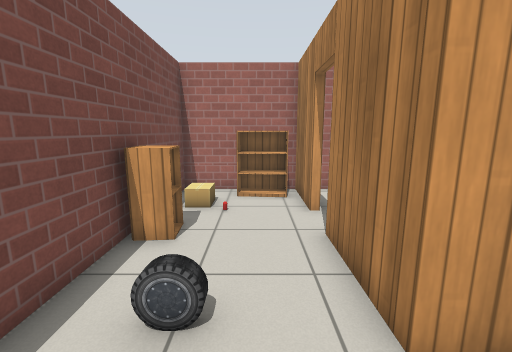
[1] (above)

17 first-person views from a walk through a robot-simulator world made for Gazebo. The camera is 1.2 m above the floor, tilts 10° down and sees 90° across. Floor lines are 1 m apart. The floor is counted in squares, 0.5 m on a side. Each view is taken from the middle of a square. On the plan, view 1 faces up. The plan holds only what a view shows up to about 17 squares ahead; the rest is blank. The place goes on beyond the plan. The robots in the file are not drawn. Simple patterns stand in for the simulator's built-in surfaces. Simple shapes stand in for some stock models.

[2]
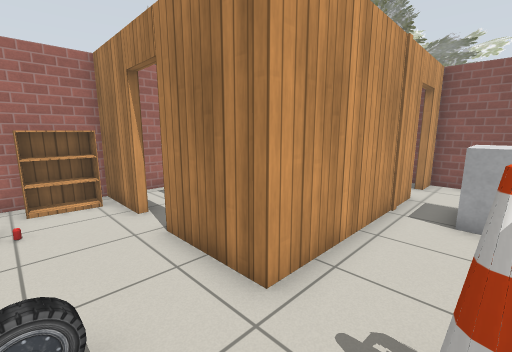

[3]
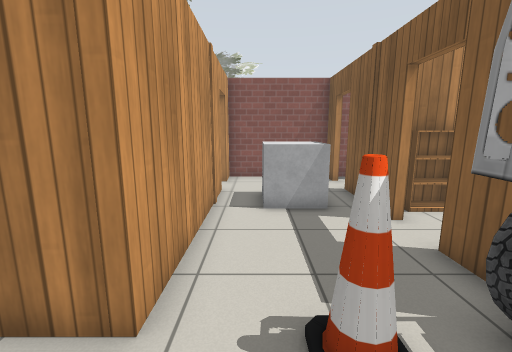

[4]
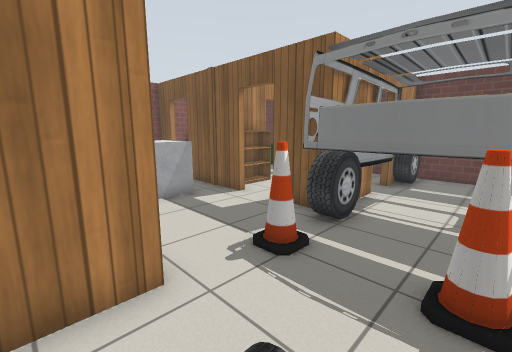

[5]
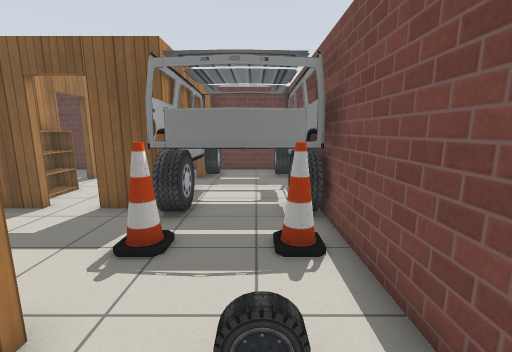

[6]
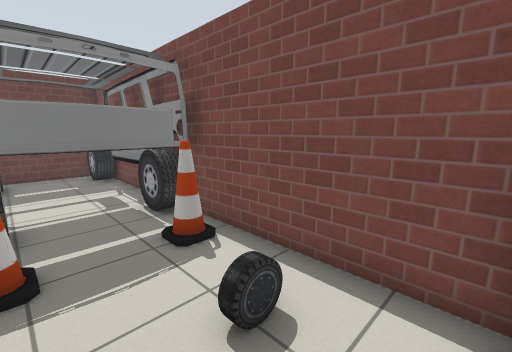

[7]
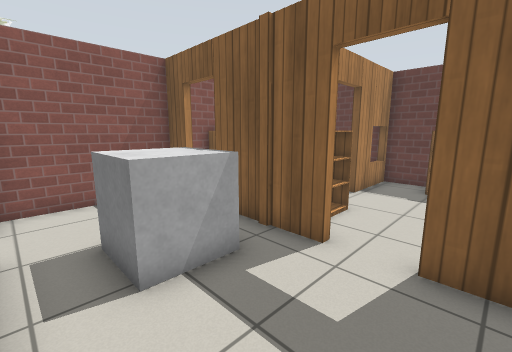

[8]
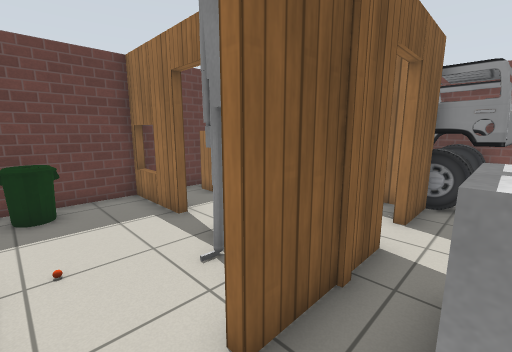

[9]
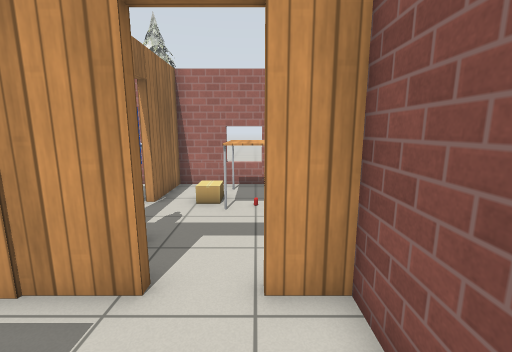

[10]
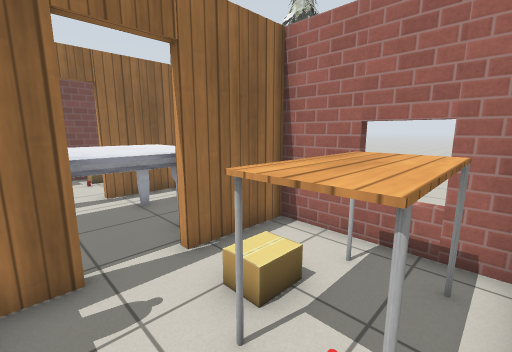

[11]
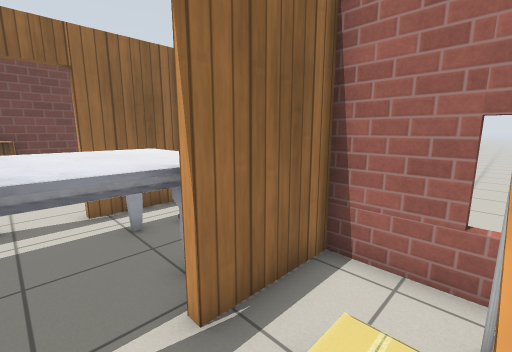

[12]
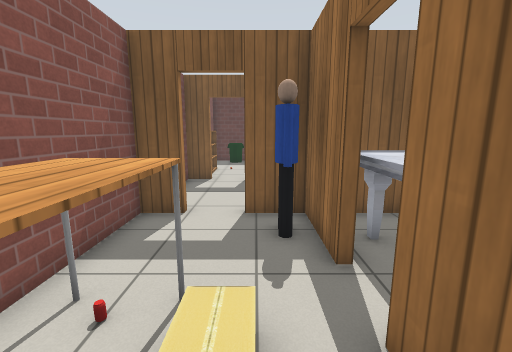

[13]
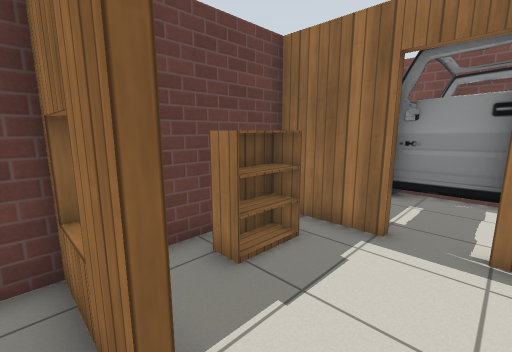

[14]
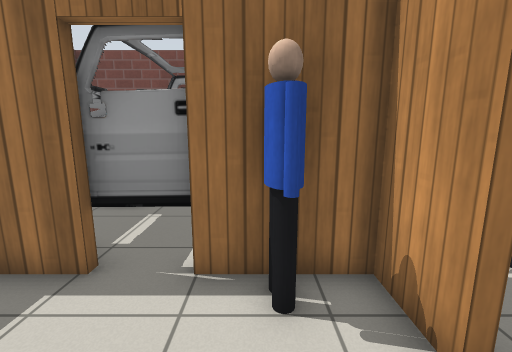

[15]
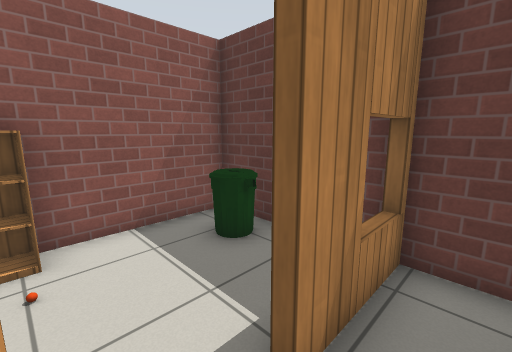

[16]
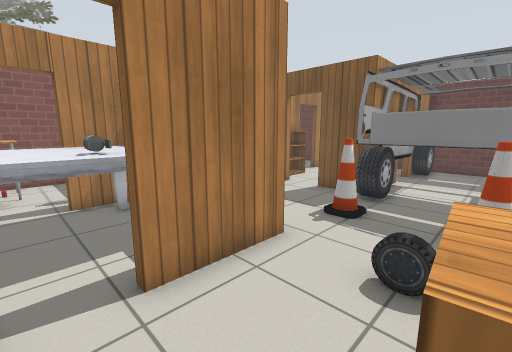

[17]
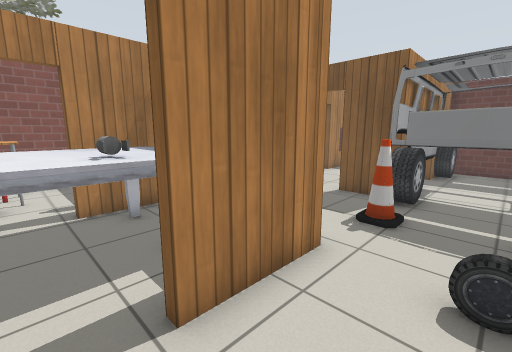

### Floor plan
Points are (right, up) in squares from view 1. A wall is a line through its corners. A room is listed if a view was taken in it or the views show most of it. See-through windows are left out.
Room 1 (views 1, 2, 3, 4, 5, 6, 7, 8, 9, 16, 17)
walls: (5.7, -2.7) (9.5, -2.7); (1.6, -2.7) (3.9, -2.7); (9.4, 2.4) (1.6, 2.4) (1.6, 5.8); (1.6, 7.5) (1.6, 10.5) (-3, 10.5) (-3, -1); (11.1, -2.7) (12.4, -2.7) (12.4, 2.4) (11.1, 2.4)
ways out: open door at (10.3, 2.7) to room 2; open door at (10.5, -3) to room 3; open door at (4.5, -3) to room 4; open door at (2, 6.5) to room 6
objects: cone (-2, 0); cabinet (-2, 6); cardboard box (-2, 8) to (-2, 9); car (-1, 3); other object (-1, 8); bookshelf (0, 9) to (1, 10); cone (1, 0); other object (7, -1) to (8, 1)
Room 2 (views 10, 11, 12)
walls: (7.5, 5.6) (7.5, 2.7) (9.4, 2.7); (12.2, 10.5) (7.5, 10.5) (7.5, 7.5); (11, 2.7) (12.4, 2.7) (12.4, 7)
ways out: open door at (10.3, 2.7) to room 1
objects: person (8, 4) to (8, 5); cardboard box (9, 7) to (10, 8); table (10, 8) to (11, 9); drink can (11, 7)
Room 3 (view 13)
walls: (7.5, -7.7) (7.5, -10.9) (12.4, -10.9) (12.4, -3.4)
ways out: open door at (10.5, -3) to room 1; open door at (7, -6.5) to room 4
objects: bookshelf (7, -5) to (7, -4); other object (8, -5) to (8, -4); bin (10, -10) to (11, -9); other object (11, -6); bookshelf (12, -6) to (12, -5)
Room 4 (views 14, 15)
walls: (2, -7.7) (2, -10.9) (7.2, -10.9) (7.2, -7.7); (7.2, -6) (7.2, -5.4); (3.9, -3) (2, -3) (2, -6.1)
ways out: open door at (4.5, -3) to room 1; open door at (7, -6.5) to room 3; open door at (2, -6.5) to room 5
objects: person (3, -5); bookshelf (4, -10) to (5, -10)
Room 5 (no view inside)
walls: (1.6, -6.1) (1.6, -2.7); (-3, -1) (-3, -9.2)
ways out: open door at (2, -6.5) to room 4
objects: car (-2, -10) to (2, -1)
Room 6 (no view inside)
walls: (3.9, 10.5) (2.6, 10.5); (2, 10.4) (2, 7.5); (4.7, 2.7) (6.1, 2.7); (7.2, 3.4) (7.2, 5.6)
ways out: open door at (2, 6.5) to room 1
objects: marble table (3, 4) to (7, 9)
Room 7 (no view inside)
walls: (-2.4, -10.9) (1.6, -10.9) (1.6, -7.7)

Where each view was taken, in squares from view 1:
view 1: 0 up, 0 right, facing up
view 2: 0 up, 1 left, facing up-right
view 3: 1 up, 1 left, facing right
view 4: 4 up, 2 left, facing down-right
view 5: 5 up, 1 left, facing down
view 6: 5 up, 1 right, facing down-left
view 7: 2 up, 3 right, facing down-right
view 8: 1 down, 11 right, facing down-left
view 9: 1 down, 11 right, facing up
view 10: 5 up, 12 right, facing up-left
view 11: 6 up, 10 right, facing up-left
view 12: 10 up, 9 right, facing down
view 13: 6 down, 8 right, facing down-left
view 14: 5 down, 6 right, facing left
view 15: 6 down, 6 right, facing down-right
view 16: 7 up, 2 left, facing down-right
view 17: 7 up, 1 left, facing down-right
